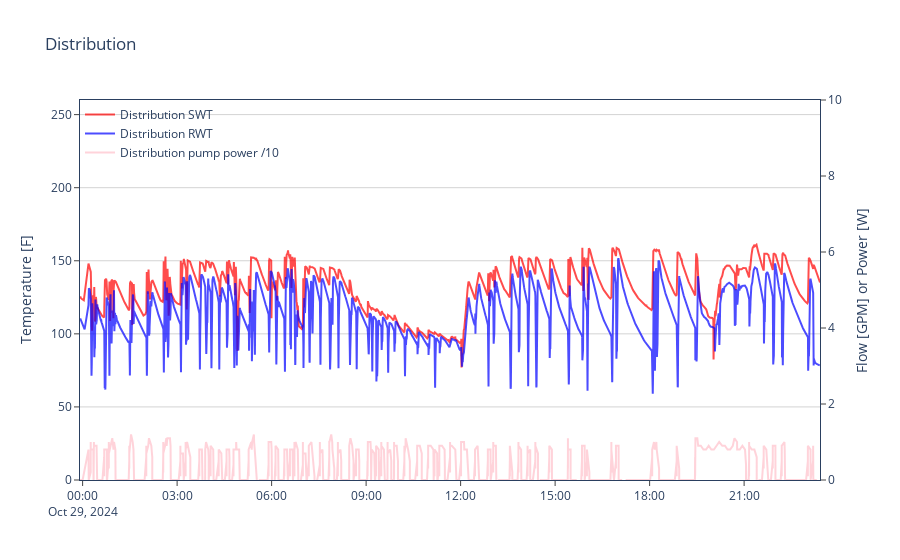

Notebook cell for this chart:
### Code cell
# --------------------------------------
# PLOT 1
# --------------------------------------

fig = go.Figure()
fig.update_xaxes(showgrid=False)

# Temperature
temp_plot = False
if 'hp-lwt' in selected_plot_keys:
    temp_plot = True
    yf = [to_fahrenheit(x/1000) for x in channels['hp-lwt']['values']]
    fig.add_trace(go.Scatter(x=channels['hp-lwt']['times'], y=yf, 
                            mode='lines', opacity=0.7,
                            line=dict(color='red', dash='solid'),
                            name='HP LWT'))
if 'hp-ewt' in selected_plot_keys:
    temp_plot = True
    yf = [to_fahrenheit(x/1000) for x in channels['hp-ewt']['values']]

    fig.add_trace(go.Scatter(x=channels['hp-ewt']['times'], y=yf, 
                            mode='lines', opacity=0.7,
                            line=dict(color='blue', dash='solid'),
                            name='HP EWT'))

if temp_plot:
    if 'hp-odu-pwr' in selected_plot_keys or 'hp-idu-pwr' in selected_plot_keys or 'primary-pump-pwr' in selected_plot_keys:
        fig.update_yaxes(range=[0, 260])
    fig.update_layout(yaxis=dict(title='Temperature [F]', zeroline=False))
    fig.update_yaxes(showgrid=True, gridwidth=1, gridcolor='LightGray')
    y_axis_power = 'y2'
else:
    y_axis_power = 'y'
    fig.update_layout(yaxis=dict(title='Power [kW]', zeroline=False))
    fig.update_yaxes(showgrid=True, gridwidth=1, gridcolor='LightGray')

# Power
power_plot = False
if 'hp-odu-pwr' in selected_plot_keys:
    power_plot = True
    yf = [x/1000 for x in channels['hp-odu-pwr']['values']]
    fig.add_trace(go.Scatter(x=channels['hp-odu-pwr']['times'], y=yf, 
                            mode='lines', opacity=0.7,
                            line=dict(color='green', dash='solid'),
                            name='HP outdoor',
                            yaxis=y_axis_power))

if 'hp-idu-pwr' in selected_plot_keys:
    power_plot = True
    yf = [x/1000 for x in channels['hp-idu-pwr']['values']]
    fig.add_trace(go.Scatter(x=channels['hp-idu-pwr']['times'], y=yf, 
                            mode='lines', opacity=0.7,
                            line=dict(color='orange', dash='solid'),
                            name='HP indoor',
                            yaxis=y_axis_power))
    
if 'primary-pump-pwr' in selected_plot_keys:
    power_plot = True
    yf = [x/10 for x in channels['primary-pump-pwr']['values']]
    fig.add_trace(go.Scatter(x=channels['primary-pump-pwr']['times'], y=yf, 
                            mode='lines', opacity=0.7,
                            line=dict(color='purple', dash='solid'),
                            name='Primary pump x100',
                            yaxis=y_axis_power))

if power_plot:
    fig.update_layout(yaxis2=dict(title='Power [kW]', overlaying='y', side='right', showgrid=False, zeroline=False, range=[0, 30]))

fig.update_layout(
    title='Heat Pump',
    plot_bgcolor='rgba(0,0,0,0)',
    paper_bgcolor='rgba(0,0,0,0)',
    xaxis=dict(
        mirror=True,
        ticks='outside',
        showline=True,
        linecolor='rgb(42,63,96)',
        ),
    yaxis=dict(
        mirror=True,
        ticks='outside',
        showline=True,
        linecolor='rgb(42,63,96)',
        ),
    yaxis2=dict(
        mirror=True,
        ticks='outside',
        showline=True,
        linecolor='rgb(42,63,96)',
        ),
    legend=dict(
        x=0,
        y=1,
        xanchor='left',
        yanchor='top'
    )
)

fig.write_html("heatpump.html")

# --------------------------------------
# PLOT 2
# --------------------------------------

fig = go.Figure()
fig.update_xaxes(showgrid=False)

fig.update_layout(title='Distribution',
                plot_bgcolor='rgba(0,0,0,0)',
                paper_bgcolor='rgba(0,0,0,0)')

# Temperature
temp_plot = False
if 'dist-swt' in selected_plot_keys:
    temp_plot = True
    yf = [to_fahrenheit(x/1000) for x in channels['dist-swt']['values']]
    fig.add_trace(go.Scatter(x=channels['dist-swt']['times'], y=yf, 
                            mode='lines', opacity=0.7,
                            line=dict(color='red', dash='solid'),
                            name='Distribution SWT'))
if 'dist-rwt' in selected_plot_keys:
    temp_plot = True
    yf = [to_fahrenheit(x/1000) for x in channels['dist-rwt']['values']]
    fig.add_trace(go.Scatter(x=channels['dist-rwt']['times'], y=yf, 
                            mode='lines', opacity=0.7,
                            line=dict(color='blue', dash='solid'),
                            name='Distribution RWT'))
    
if temp_plot:
    if 'zone_heat_calls' in selected_plot_keys:
        fig.update_yaxes(range=[0, 260])
    fig.update_layout(yaxis=dict(title='Temperature [F]', zeroline=False))
    fig.update_yaxes(showgrid=True, gridwidth=1, gridcolor='LightGray')
    y_axis_power = 'y2'
else:
    y_axis_power = 'y'
    fig.update_layout(yaxis=dict(title='Power [kW]', zeroline=False))
    fig.update_yaxes(showgrid=True, gridwidth=1, gridcolor='LightGray')

# Distribution pump power
power_plot = False   
if 'dist-pump-pwr'in selected_plot_keys:
    power_plot = True
    yf = [x/10 for x in channels['dist-pump-pwr']['values']]
    fig.add_trace(go.Scatter(x=channels['dist-pump-pwr']['times'], y=yf, 
                            mode='lines', opacity=0.7,
                            line=dict(color='pink', dash='solid'),
                            name='Distribution pump power /10',
                            yaxis = y_axis_power))
if 'dist-flow' in selected_plot_keys and 'dist-flow' in channels:
    power_plot = True
    yf = [x/100 for x in channels['dist-flow']['values']]
    fig.add_trace(go.Scatter(x=channels['dist-flow']['times'], y=yf, 
                            mode='lines', opacity=0.4,
                            line=dict(color='purple', dash='solid'),
                            name='Distribution flow',
                            yaxis = y_axis_power))
    
if power_plot:
    fig.update_layout(yaxis2=dict(title='Flow [GPM] or Power [W]', overlaying='y', side='right', showgrid=False, zeroline=False, range=[0, 10]))

fig.update_layout(
    legend=dict(
        x=0,
        y=1,
        xanchor='left',
        yanchor='top'
    )
)

fig.update_layout(
    xaxis=dict(
        mirror=True,
        ticks='outside',
        showline=True,
        linecolor='rgb(42,63,96)',
        ),
    yaxis=dict(
        mirror=True,
        ticks='outside',
        showline=True,
        linecolor='rgb(42,63,96)',
        ),
    yaxis2=dict(
        mirror=True,
        ticks='outside',
        showline=True,
        linecolor='rgb(42,63,96)',
        ),
    legend=dict(
        x=0,
        y=1,
        xanchor='left',
        yanchor='top'
    )
)

fig.write_html("distribution.html")
fig.show()

### Figure 1 — Plotly figure (JSON) as saved in the notebook; plotly's stock layout.template omitted (floating-point values rounded to 4 significant figures; data arrays with more than 128 entries replaced by an {"elided": "..."} marker saying what was removed)
{"data": [{"line": {"color": "red", "dash": "solid"}, "mode": "lines", "name": "Distribution SWT", "opacity": 0.7, "type": "scatter", "x": {"elided": "10546 str values"}, "y": {"elided": "10546 float values"}}, {"line": {"color": "blue", "dash": "solid"}, "mode": "lines", "name": "Distribution RWT", "opacity": 0.7, "type": "scatter", "x": {"elided": "26459 str values"}, "y": {"elided": "26459 float values"}}, {"line": {"color": "pink", "dash": "solid"}, "mode": "lines", "name": "Distribution pump power /10", "opacity": 0.7, "type": "scatter", "x": {"elided": "1900 str values"}, "y": {"elided": "1900 float values"}, "yaxis": "y2"}], "layout": {"legend": {"x": 0, "xanchor": "left", "y": 1, "yanchor": "top"}, "paper_bgcolor": "rgba(0,0,0,0)", "plot_bgcolor": "rgba(0,0,0,0)", "title": {"text": "Distribution"}, "xaxis": {"linecolor": "rgb(42,63,96)", "mirror": true, "showgrid": false, "showline": true, "ticks": "outside"}, "yaxis": {"gridcolor": "LightGray", "gridwidth": 1, "linecolor": "rgb(42,63,96)", "mirror": true, "range": [0, 260], "showgrid": true, "showline": true, "ticks": "outside", "title": {"text": "Temperature [F]"}, "zeroline": false}, "yaxis2": {"linecolor": "rgb(42,63,96)", "mirror": true, "overlaying": "y", "range": [0, 10], "showgrid": false, "showline": true, "side": "right", "ticks": "outside", "title": {"text": "Flow [GPM] or Power [W]"}, "zeroline": false}}}
